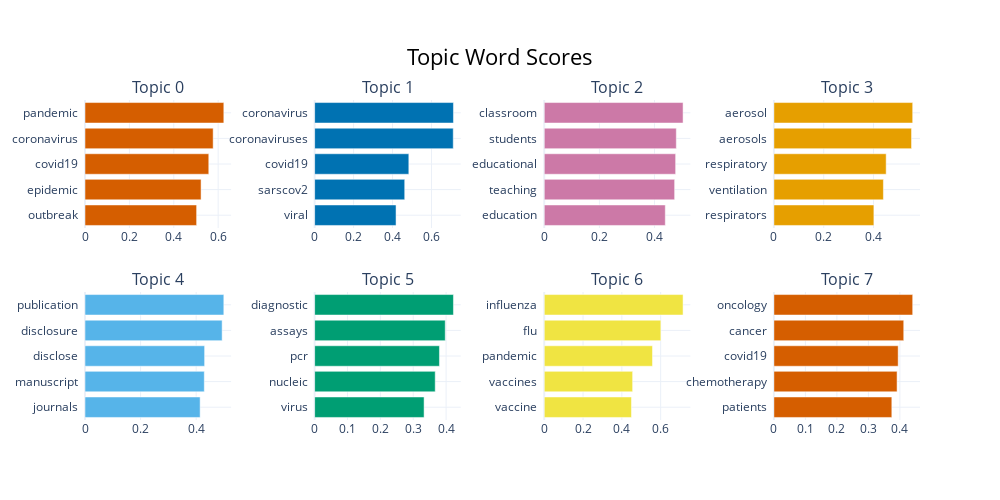

Here is the notebook cell this chart was saved with:
### Code cell
model.visualize_barchart()

### Figure 1 — Plotly figure (JSON) as saved in the notebook; plotly's stock layout.template omitted (floating-point values rounded to 4 significant figures)
{"data": [{"marker": {"color": "#D55E00"}, "orientation": "h", "type": "bar", "x": [0.5031, 0.5231, 0.5579, 0.5776, 0.6257], "xaxis": "x", "y": ["outbreak  ", "epidemic  ", "covid19  ", "coronavirus  ", "pandemic  "], "yaxis": "y"}, {"marker": {"color": "#0072B2"}, "orientation": "h", "type": "bar", "x": [0.4181, 0.4626, 0.4837, 0.7118, 0.7128], "xaxis": "x2", "y": ["viral  ", "sarscov2  ", "covid19  ", "coronaviruses  ", "coronavirus  "], "yaxis": "y2"}, {"marker": {"color": "#CC79A7"}, "orientation": "h", "type": "bar", "x": [0.4391, 0.473, 0.4766, 0.4791, 0.5036], "xaxis": "x3", "y": ["education  ", "teaching  ", "educational  ", "students  ", "classroom  "], "yaxis": "y3"}, {"marker": {"color": "#E69F00"}, "orientation": "h", "type": "bar", "x": [0.4013, 0.4395, 0.4506, 0.5524, 0.5571], "xaxis": "x4", "y": ["respirators  ", "ventilation  ", "respiratory  ", "aerosols  ", "aerosol  "], "yaxis": "y4"}, {"marker": {"color": "#56B4E9"}, "orientation": "h", "type": "bar", "x": [0.4143, 0.4293, 0.4305, 0.4935, 0.4996], "xaxis": "x5", "y": ["journals  ", "manuscript  ", "disclose  ", "disclosure  ", "publication  "], "yaxis": "y5"}, {"marker": {"color": "#009E73"}, "orientation": "h", "type": "bar", "x": [0.333, 0.3669, 0.3798, 0.3974, 0.4224], "xaxis": "x6", "y": ["virus  ", "nucleic  ", "pcr  ", "assays  ", "diagnostic  "], "yaxis": "y6"}, {"marker": {"color": "#F0E442"}, "orientation": "h", "type": "bar", "x": [0.4495, 0.4556, 0.558, 0.6011, 0.7155], "xaxis": "x7", "y": ["vaccine  ", "vaccines  ", "pandemic  ", "flu  ", "influenza  "], "yaxis": "y7"}, {"marker": {"color": "#D55E00"}, "orientation": "h", "type": "bar", "x": [0.3744, 0.3911, 0.3946, 0.4122, 0.4407], "xaxis": "x8", "y": ["patients  ", "chemotherapy  ", "covid19  ", "cancer  ", "oncology  "], "yaxis": "y8"}], "layout": {"annotations": [{"font": {"size": 16}, "showarrow": false, "text": "Topic 0", "x": 0.0875, "xanchor": "center", "xref": "paper", "y": 1, "yanchor": "bottom", "yref": "paper"}, {"font": {"size": 16}, "showarrow": false, "text": "Topic 1", "x": 0.3625, "xanchor": "center", "xref": "paper", "y": 1, "yanchor": "bottom", "yref": "paper"}, {"font": {"size": 16}, "showarrow": false, "text": "Topic 2", "x": 0.6375, "xanchor": "center", "xref": "paper", "y": 1, "yanchor": "bottom", "yref": "paper"}, {"font": {"size": 16}, "showarrow": false, "text": "Topic 3", "x": 0.9125, "xanchor": "center", "xref": "paper", "y": 1, "yanchor": "bottom", "yref": "paper"}, {"font": {"size": 16}, "showarrow": false, "text": "Topic 4", "x": 0.0875, "xanchor": "center", "xref": "paper", "y": 0.4, "yanchor": "bottom", "yref": "paper"}, {"font": {"size": 16}, "showarrow": false, "text": "Topic 5", "x": 0.3625, "xanchor": "center", "xref": "paper", "y": 0.4, "yanchor": "bottom", "yref": "paper"}, {"font": {"size": 16}, "showarrow": false, "text": "Topic 6", "x": 0.6375, "xanchor": "center", "xref": "paper", "y": 0.4, "yanchor": "bottom", "yref": "paper"}, {"font": {"size": 16}, "showarrow": false, "text": "Topic 7", "x": 0.9125, "xanchor": "center", "xref": "paper", "y": 0.4, "yanchor": "bottom", "yref": "paper"}], "height": 500, "hoverlabel": {"bgcolor": "white", "font": {"family": "Rockwell", "size": 16}}, "showlegend": false, "title": {"font": {"color": "Black", "size": 22}, "text": "Topic Word Scores", "x": 0.5, "xanchor": "center", "yanchor": "top"}, "width": 1000, "xaxis": {"anchor": "y", "domain": [0, 0.175], "showgrid": true}, "xaxis2": {"anchor": "y2", "domain": [0.275, 0.45], "showgrid": true}, "xaxis3": {"anchor": "y3", "domain": [0.55, 0.725], "showgrid": true}, "xaxis4": {"anchor": "y4", "domain": [0.825, 1], "showgrid": true}, "xaxis5": {"anchor": "y5", "domain": [0, 0.175], "showgrid": true}, "xaxis6": {"anchor": "y6", "domain": [0.275, 0.45], "showgrid": true}, "xaxis7": {"anchor": "y7", "domain": [0.55, 0.725], "showgrid": true}, "xaxis8": {"anchor": "y8", "domain": [0.825, 1], "showgrid": true}, "yaxis": {"anchor": "x", "domain": [0.6, 1], "showgrid": true}, "yaxis2": {"anchor": "x2", "domain": [0.6, 1], "showgrid": true}, "yaxis3": {"anchor": "x3", "domain": [0.6, 1], "showgrid": true}, "yaxis4": {"anchor": "x4", "domain": [0.6, 1], "showgrid": true}, "yaxis5": {"anchor": "x5", "domain": [0, 0.4], "showgrid": true}, "yaxis6": {"anchor": "x6", "domain": [0, 0.4], "showgrid": true}, "yaxis7": {"anchor": "x7", "domain": [0, 0.4], "showgrid": true}, "yaxis8": {"anchor": "x8", "domain": [0, 0.4], "showgrid": true}}}
